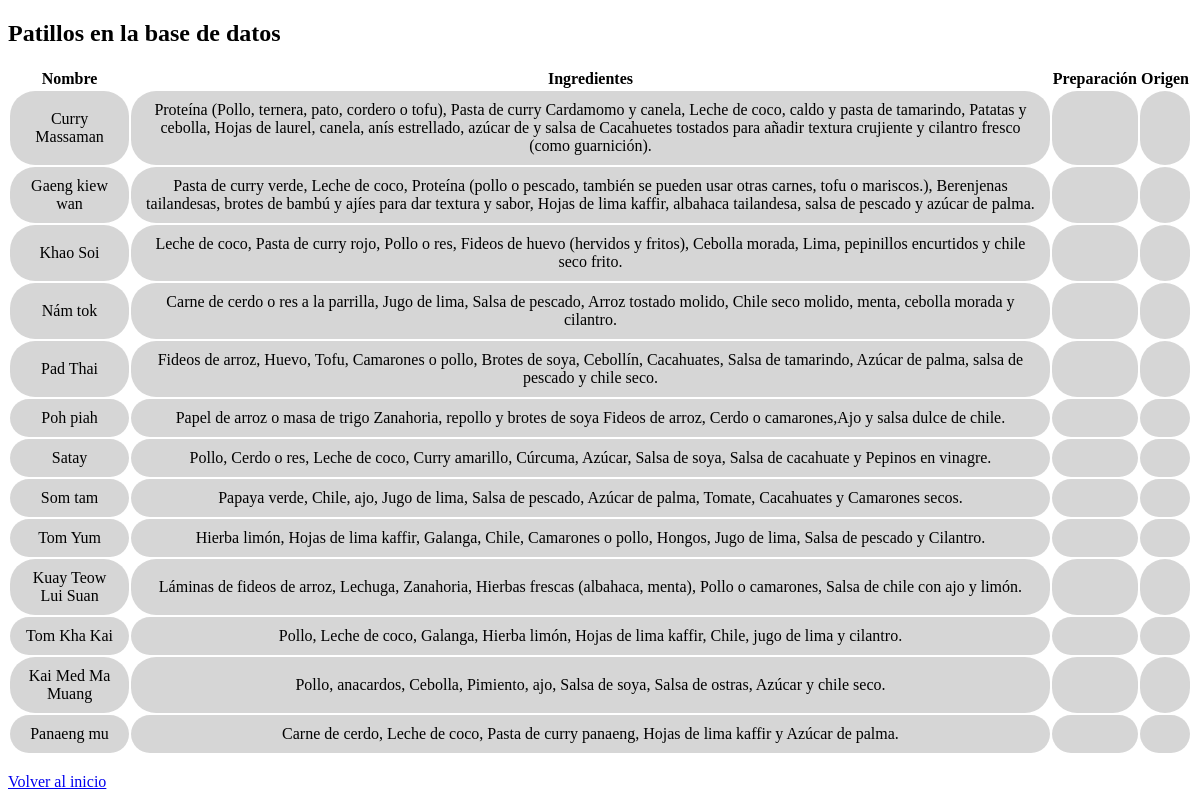
The app's page /PHP/platillos.php with its own data.
### tables this page shows
CREATE TABLE `platillos` (
  `ID` int(11) NOT NULL,
  `Nombre` varchar(20) NOT NULL,
  `Ingredientes` text DEFAULT NULL,
  `Descripcion` text DEFAULT NULL,
  `Imagen` varchar(255) DEFAULT NULL
);

### PHP/platillos.php (the view, shortened to what this page needs)
<?php
include("../PHP/conexion.php");
$resultado = $conexion->query("SELECT * FROM platillos");
?>
<!DOCTYPE html>
<html lang="es">
<head>
  <link rel="stylesheet" href="../CSS/estiloTablas.css">
</head>
<body>
  <h2>Patillos en la base de datos</h2>
  <table border="0">
    <tr><th>Nombre</th><th>Ingredientes</th><th>Preparación</th><th>Origen</th></tr>
    <?php while ($fila = $resultado->fetch_assoc()) { ?>
      <tr>
        <td><?= $fila["Nombre"] ?></td>
        <td><?= $fila["Ingredientes"] ?></td>
        <td><?= $fila["Preparacion"] ?></td>
        <td><?= $fila["Origen"] ?></td>
      </tr>
    <?php } ?>
  </table>
  <br><a href="../index.html">Volver al inicio</a>
</body>
</html>

### CSS/estiloTablas.css (style rules this page uses)
table tr td { padding: 10px; background-color: rgba(161, 161, 161, 0.441); border-radius: 25px; text-align: center; }

### records on screen
platillos: Nombre "Curry Massaman", Ingredientes "Proteína (Pollo, ternera, pato, cordero o tofu), Pasta de curry Cardamomo y canela, Leche de coco, caldo y pasta de tamarindo, Patatas y cebolla, Hojas de laurel, canela, anís estrellado, azúcar de y salsa de Cacahuetes tostados para añadir textura crujiente y cilantro fresco (como guarnición)."
platillos: Nombre "Gaeng kiew wan", Ingredientes "Pasta de curry verde, Leche de coco, Proteína (pollo o pescado, también se pueden usar otras carnes, tofu o mariscos.), Berenjenas tailandesas, brotes de bambú y ajíes para dar textura y sabor, Hojas de lima kaffir, albahaca tailandesa, salsa de pescado y azúcar de palma."
platillos: Nombre "Khao Soi", Ingredientes "Leche de coco, Pasta de curry rojo, Pollo o res, Fideos de huevo (hervidos y fritos), Cebolla morada, Lima, pepinillos encurtidos y chile seco frito."
platillos: Nombre "Nám tok", Ingredientes "Carne de cerdo o res a la parrilla, Jugo de lima, Salsa de pescado, Arroz tostado molido, Chile seco molido, menta, cebolla morada y cilantro."
platillos: Nombre "Pad Thai", Ingredientes "Fideos de arroz, Huevo, Tofu, Camarones o pollo, Brotes de soya, Cebollín, Cacahuates, Salsa de tamarindo, Azúcar de palma, salsa de pescado y chile seco."
platillos: Nombre "Poh piah", Ingredientes "Papel de arroz o masa de trigo Zanahoria, repollo y brotes de soya Fideos de arroz, Cerdo o camarones,Ajo y salsa dulce de chile."
platillos: Nombre "Satay", Ingredientes "Pollo, Cerdo o res, Leche de coco, Curry amarillo, Cúrcuma, Azúcar, Salsa de soya, Salsa de cacahuate y Pepinos en vinagre."
platillos: Nombre "Som tam", Ingredientes "Papaya verde, Chile, ajo, Jugo de lima, Salsa de pescado, Azúcar de palma, Tomate, Cacahuates y Camarones secos."
platillos: Nombre "Tom Yum", Ingredientes "Hierba limón, Hojas de lima kaffir, Galanga, Chile, Camarones o pollo, Hongos, Jugo de lima, Salsa de pescado y Cilantro."
platillos: Nombre "Kuay Teow Lui Suan", Ingredientes "Láminas de fideos de arroz, Lechuga, Zanahoria, Hierbas frescas (albahaca, menta), Pollo o camarones, Salsa de chile con ajo y limón."
platillos: Nombre "Tom Kha Kai", Ingredientes "Pollo, Leche de coco, Galanga, Hierba limón, Hojas de lima kaffir, Chile, jugo de lima y cilantro."
platillos: Nombre "Kai Med Ma Muang", Ingredientes "Pollo, anacardos, Cebolla, Pimiento, ajo, Salsa de soya, Salsa de ostras, Azúcar y chile seco."
platillos: Nombre "Panaeng mu", Ingredientes "Carne de cerdo, Leche de coco, Pasta de curry panaeng, Hojas de lima kaffir y Azúcar de palma."
